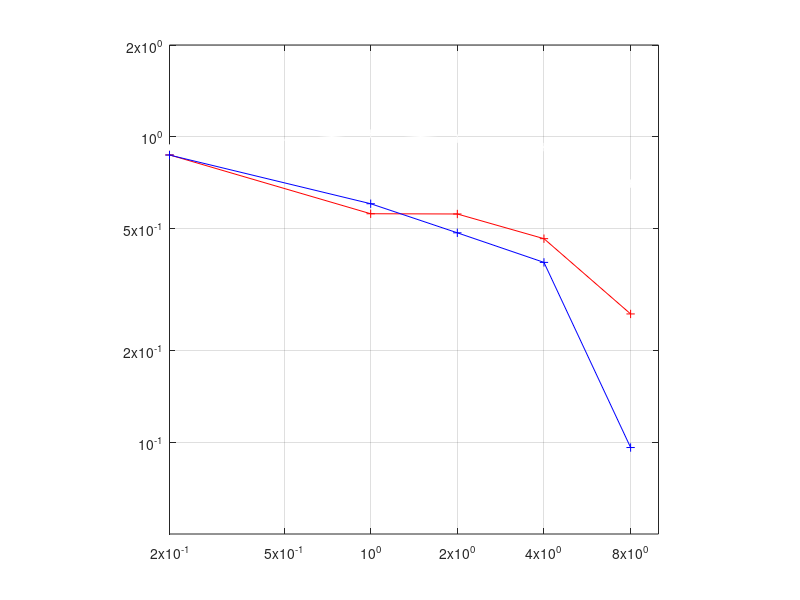

The MATLAB source for this figure: (Note: this script raises an error after producing the figure.)
%
%	Make a plot of Allen's spatial mechanism
%	sensitivities.  Use these rather than
%	Mullen's because
%	1.  Unlike Anderson, they are in the fovea
%	2.  Unlike Mullen's they do not correct for
%		chromatic aberration
%	3.  They make sense.

cd /home/brian/book/09col/fig/subColorCsf

load spaceCsf

p = plot(spFreq,spSens(:,1),'w-', ...
     spFreq,spSens(:,2),'r-', ...
     spFreq,spSens(:,3),'b-', ...
     spFreq,spSens(:,1),'w+', ...
     spFreq,spSens(:,2),'r+', ...
     spFreq,spSens(:,3),'b+');
grid on
set(gca,'xscale','log','yscale','log','xlim',[0 10],'ylim',[ .05 2])
set(gca,'xtick',[0.2 .5 1 2 4 8],'ytick',[.1 .2 .5 1 2])
axis square
plotParms(p)
print -depsc spaceCsf.eps

%
%	Now make little insets of the spectral sensitivities
%	of the spatial mechanisms
%

load ncones
wave = 370:730;
mechSS = ncones*cMech;
m = max(abs(mechSS))
mechSS = mechSS * diag(1 ./ m);

for i=1:3
 p = plot(wave,mechSS(:,i),'-');
 plotParms(p);
 xtick = [400:50:700];
 ytick = [-1:0.5:1.0];
 set(gca,'xlim',[400 700],'ylim',[-1.1  1.1],'xtick',xtick,'ytick',ytick)
 grid on
 fname = sprintf('mech%d.ill',i);
 command = ['print -deps ' fname];
 command = ['print -dill ' fname];
 eval(command)
 pause
end



